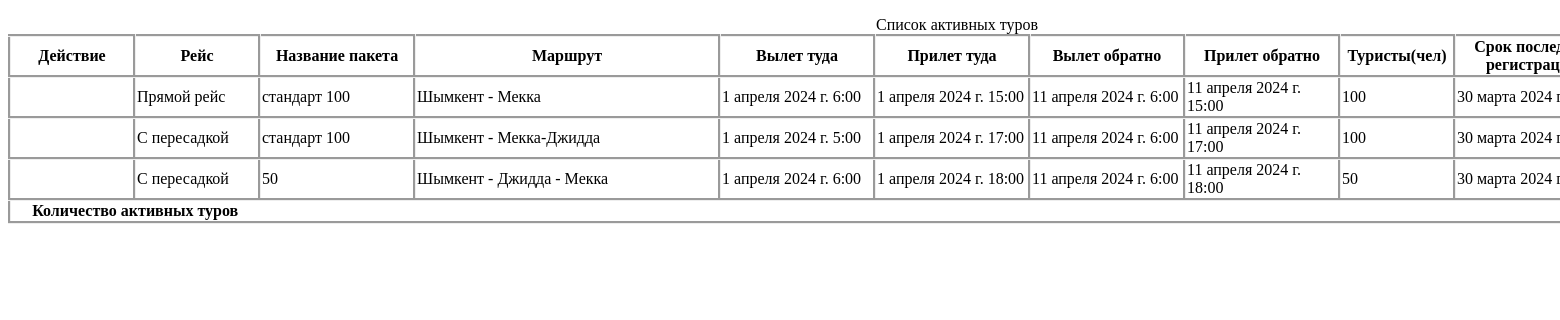
/active_tours/, run on an earlier commit of the app's database.
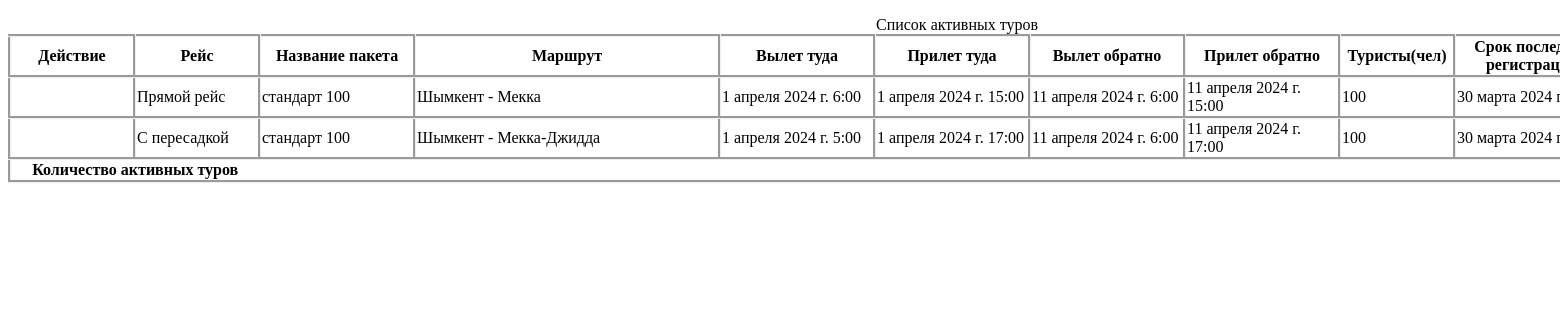
And on a later commit of the database.
### firstapp/models.py (models this page shows)
class Tours (models.Model):
    FlightType = models.CharField(max_length=200)                                # Направление рейса
    PaketName = models.CharField(max_length=200)                                 # Название пакета
    TourRoute = models.CharField(max_length=200)                                 # Маршрут
    DepartureFromOrigin = models.DateTimeField(auto_now=False, blank=True)       # --> Дата вылета туда
    TransitToArrival = models.DateTimeField(null=True, blank=True, default=None)     # --> Транзит туда - прилет
    TransitToDeparture = models.DateTimeField(null=True, blank=True, default=None)   # --> Транзит туда - вылет
    ArrivalDestination = models.DateTimeField(auto_now=False, blank=True)        # --> Дата прилета туда
    WaitingTimeTo = models.CharField(max_length=50)                              # --> Ожидание транзит - туда
    DepartureFromDestination = models.DateTimeField(auto_now=False, blank=True)  # <-- Дата вылета обратно
    TransitFromArrival = models.DateTimeField(null=True, blank=True, default=None)   # <-- Транзит обратно - прилет
    TransitFromDeparture = models.DateTimeField(null=True, blank=True, default=None) # <-- Транзит обратно - вылет
    ArrivalOrigin = models.DateTimeField(auto_now=False, blank=True)             # <-- Дата прилета обратно
    WaitingTimeFrom = models.CharField(max_length=50)                            # <-- Ожидание транзит - обратно
    TouristQuantity = models.SmallIntegerField()                                 # Количество туристов
    HotelMekka = models.CharField(max_length=200)                                # Отель в Мекке
    HotelMekkaIn = models.DateTimeField(auto_now=False, blank=True)              # Заезд в отель в Мекке
    HotelMekkaOut = models.DateTimeField(auto_now=False, blank=True)             # Выезд из отеля в Мекке
    HotelMedina = models.CharField(max_length=200)                               # Отель в Медина
    HotelMedinaIn = models.DateTimeField(auto_now=False, blank=True)             # Заезд в отель в Медина
    HotelMedinaOut = models.DateTimeField(auto_now=False, blank=True)            # Выезд из отеля в Медина
    FoodChoose = models.CharField(max_length=200)                                # Выбор питания
    GidChoose = models.CharField(max_length=200)                                 # Выбор гида
    TransferChoose = models.CharField(max_length=200)                            # Выбор трансфера
    TourDeadline = models.DateTimeField(auto_now=False, blank=True)              # Срок последней регистрации
    FlightTicketPrice = models.CharField(max_length=200)                         # Цена авиабилета
    TouristVisaPrice = models.CharField(max_length=200)                          # Цена визы туриста
    MekkaHotelPrice = models.CharField(max_length=200)                           # Цена отеля в Мекке
    MedinaHotelPrice = models.CharField(max_length=200)                          # Цена отеля в Медина
    TourFoodPrice = models.CharField(max_length=200)                             # Питание
    TransferPrice = models.CharField(max_length=200)                             # Трансфер
    HadjKitPrice = models.CharField(max_length=200)                              # Хадж набор
    GidPrice = models.CharField(max_length=200)                                  # Гид
    Comission = models.CharField(max_length=200)                                 # Комиссия
    TourDiscount = models.CharField(max_length=200)                              # Скидка
    TourSummary = models.CharField(max_length=200)                               # Итого тура
    TourCreateDate = models.DateTimeField(auto_now=False, blank=True)            # Дата создания тура

### firstapp/views.py (the view)
# urls.py: path('active_tours/', views.ActiveTours),
def ActiveTours(request):
    tours = Tours.objects.values()
    return render(request, 'active_tours.html', context={'tour_data': tours})

### firstapp/templates/active_tours.html (shortened to what this page needs)
<!DOCTYPE html>
{% load static %}
<html lang="en">
<head>
    <link rel="stylesheet" type="text/css" href="{% static 'css/active_tours.css' %}">
    <link rel="stylesheet" type="text/css" href="{% static 'css/settings.css' %}">
</head>
<body>
<div>
    <table class="tour_table">
         <caption>
             Список активных туров
         </caption>
        <thead>
        <tr>
            <th style="width: 120px;" class="tour_list">Действие</th>
            <th style="width: 120px;" class="tour_list">Рейс</th>
            <th style="width: 150px;" class="tour_list">Название пакета</th>
            <th style="width: 300px;" class="tour_list">Маршрут</th>
            <th style="width: 150px;" class="tour_list">Вылет туда</th>
            <th style="width: 150px;" class="tour_list">Прилет туда</th>
            <th style="width: 150px;" class="tour_list">Вылет обратно</th>
            <th style="width: 150px;" class="tour_list">Прилет обратно</th>
            <th style="width: 110px;" class="tour_list">Туристы(чел)</th>
            <th style="width: 150px;" class="tour_list">Срок последней регистрации</th>
        </tr>
        </thead>
        <tbody id="active_tours">
        {% for i in tour_data %}
        <tr>
            <td class="tour_list"> </td>
            <td class="tour_list"> {{i.FlightType}}</td>
            <td class="tour_list"> {{i.PaketName}}</td>
            <td class="tour_list"> {{i.TourRoute}}</td>
            <td class="tour_list"> {{i.DepartureFromOrigin}}</td>
            <td class="tour_list"> {{i.ArrivalDestination}}</td>
            <td class="tour_list"> {{i.DepartureFromDestination}}</td>
            <td class="tour_list"> {{i.ArrivalOrigin}}</td>
            <td class="tour_list"> {{i.TouristQuantity}}</td>
            <td class="tour_list"> {{i.TourDeadline}}</td>
            {% endfor %}
        </tbody>
        <tfoot>
    <tr>
      <th scope="row" colspan="2">Количество активных туров</th>
      <td colspan="2"> {{len}} </td>
    </tr>
  </tfoot>
    </table>
</div>
</body>
</html>

What changed in the data, as far as the page shows it:
removed Tours: FlightType "C пересадкой", PaketName "50", TourRoute "Шымкент - Джидда - Мекка", DepartureFromOrigin "1 апреля 2024 г. 6:00", ArrivalDestination "1 апреля 2024 г. 18:00", DepartureFromDestination "11 апреля 2024 г. 6:00", ArrivalOrigin "11 апреля 2024 г. 18:00", TouristQuantity "50", TourDeadline "30 марта 2024…"
